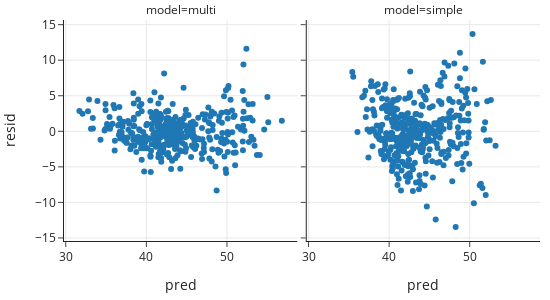

The code cell stored with this chart in its notebook:
### Markdown cell above
We see that the multiple linear model has about 60% lower error than the simple
linear model---a major improvement!
Let's make residual plots for both multiple and simple linear models.

### Code cell
pred = predict(theta, X_train)
resid = y_train - pred

pred_simple = predict(theta_simple, X_train[['intr', 'frac_traveltime_lt15']])
resid_simple = y_train - pred_simple

all_resid = pd.concat([
    pd.DataFrame({'model': 'multi', 'pred': pred, 'resid': resid}),
    pd.DataFrame({'model': 'simple', 'pred': pred_simple, 'resid': resid_simple}),
], ignore_index=True)

fig = px.scatter(all_resid, x='pred', y='resid', facet_col='model',
                 width=550, height=300)
margin(fig, t=20)

### Figure 1 — Plotly figure (JSON) as saved in the notebook; plotly's stock layout.template omitted (floating-point values rounded to 4 significant figures; data arrays with more than 128 entries replaced by an {"elided": "..."} marker saying what was removed)
{"data": [{"hovertemplate": "model=multi<br>pred=%{x}<br>resid=%{y}<extra></extra>", "legendgroup": "", "marker": {"color": "#1F77B4", "symbol": "circle"}, "mode": "markers", "name": "", "orientation": "v", "showlegend": false, "type": "scatter", "x": {"elided": "383 float values"}, "xaxis": "x", "y": {"elided": "383 float values"}, "yaxis": "y"}, {"hovertemplate": "model=simple<br>pred=%{x}<br>resid=%{y}<extra></extra>", "legendgroup": "", "marker": {"color": "#1F77B4", "symbol": "circle"}, "mode": "markers", "name": "", "orientation": "v", "showlegend": false, "type": "scatter", "x": {"elided": "383 float values"}, "xaxis": "x2", "y": {"elided": "383 float values"}, "yaxis": "y2"}], "layout": {"annotations": [{"font": {}, "showarrow": false, "text": "model=multi", "x": 0.245, "xanchor": "center", "xref": "paper", "y": 1, "yanchor": "bottom", "yref": "paper"}, {"font": {}, "showarrow": false, "text": "model=simple", "x": 0.755, "xanchor": "center", "xref": "paper", "y": 1, "yanchor": "bottom", "yref": "paper"}], "height": 300, "legend": {"tracegroupgap": 0}, "margin": {"t": 20}, "width": 550, "xaxis": {"anchor": "y", "autorange": true, "domain": [0, 0.49], "range": [29.78, 58.72], "title": {"text": "pred"}, "type": "linear"}, "xaxis2": {"anchor": "y2", "autorange": true, "domain": [0.51, 1], "matches": "x", "range": [29.78, 58.72], "title": {"text": "pred"}, "type": "linear"}, "yaxis": {"anchor": "x", "autorange": true, "domain": [0, 1], "range": [-15.54, 15.77], "title": {"text": "resid"}, "type": "linear"}, "yaxis2": {"anchor": "x2", "autorange": true, "domain": [0, 1], "matches": "y", "range": [-15.54, 15.77], "showticklabels": false, "type": "linear"}}}
